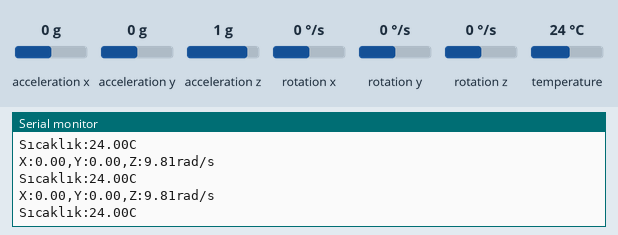
This sketch was run on a simulated Arduino Uno, built with avr-gcc and run on an emulated ATmega328P. On the bench: the last lines printed to the serial monitor. Inputs (shaded band) come from the test bench; at power-on: acceleration x 0 g, acceleration y 0 g, acceleration z 1 g, temperature 24 °C, rotation x 0 °/s, rotation y 0 °/s, rotation z 0 °/s.

Above: at 1.3 s.
1.4 s: acceleration x set to -1.4 g
At 2.0 s:
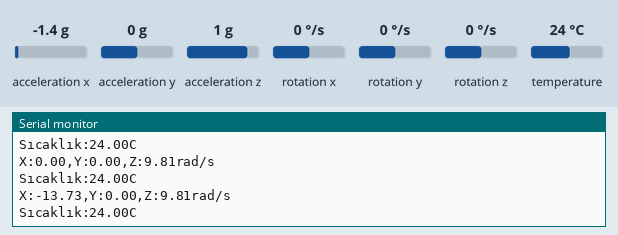
2.9 s: acceleration y set to -1.4 g
At 3.5 s:
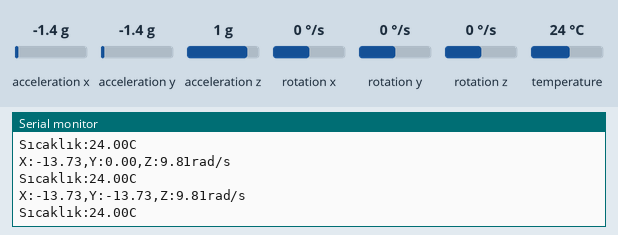
4.4 s: acceleration z set to -1.4 g
At 5.1 s:
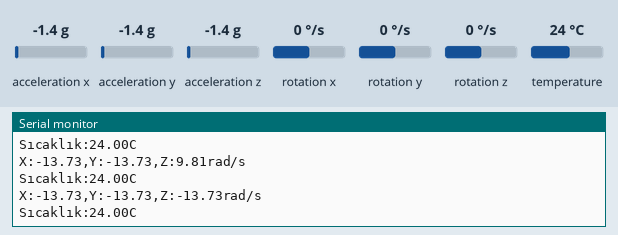
5.9 s: temperature set to 12 °C
At 6.6 s:
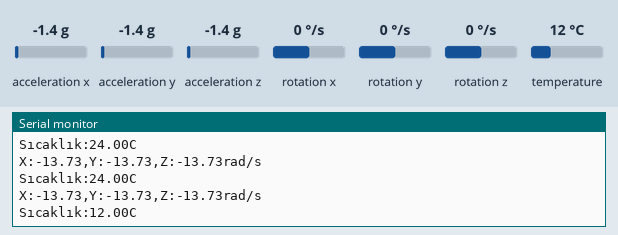

The sketch:

Gyro_son_hali.ino
```cpp
#include <Adafruit_MPU6050.h>
#include <Adafruit_Sensor.h>
#include <Wire.h>

Adafruit_MPU6050 mpu;


void setup() {
  Serial.begin(115200);
  if(!mpu.begin()){
    Serial.println("Gyro Bulanamadı");
    while(1){
      delay(10);

      }
    }
Serial.println("Gyro Bulundu");
mpu.setAccelerometerRange(MPU6050_RANGE_8_G);
mpu.setGyroRange(MPU6050_RANGE_500_DEG);
mpu.setFilterBandwidth(MPU6050_BAND_21_HZ);

delay(100);
}

void loop() {

sensors_event_t a,g,sicaklik;
mpu.getEvent(&a,&g,&sicaklik);

Serial.print("X:");
Serial.print(a.acceleration.x);
Serial.print(",Y:");
Serial.print(a.acceleration.y);
Serial.print(",Z:");
Serial.print(a.acceleration.z);
Serial.println("rad/s");
Serial.print("Sıcaklık:");
Serial.print(sicaklik.temperature);
Serial.println("C");
Serial.println("");
delay(500);

}
```

Source omitted: qr_kod.ino (32119 bytes)

Measured:
- after the input at 1.4 s, the serial monitor: prints a new line after 0.22 s (image 1)
- after the input at 2.9 s, the serial monitor: prints a new line after 0.23 s (image 2)
- after the input at 4.4 s, the serial monitor: prints a new line after 0.24 s (image 3)
- after the input at 5.9 s, the serial monitor: prints a new line after 0.26 s (image 4)
